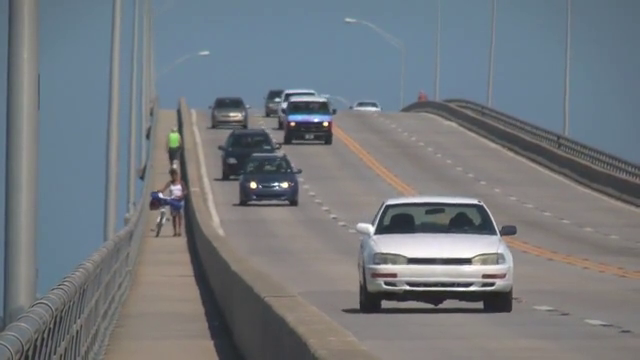
#> input picture frame 91 of data/slow_traffic_small.mp4, 640 x 360 px
$ python Object_tracking_cam_shift.py
#> lines starting #> are read from the running program, lines starting #| are printed output that depends on the picture; after the words box and inside, x2 and y2 are one past the last pixel; in counts of white or black regions, pixels touching at a corner belong together; long printed decimals are rounded
import numpy as np
import cv2

cap = cv2.VideoCapture('data/slow_traffic_small.mp4')

#  take first frame of the video\

ret, frame = cap.read()
#> frame is the input picture: shape (360, 640, 3); mean B, G, R 126.6, 121.2, 115.7

#  setup initial location of window \

x, y, w, h = 300, 200, 100, 50
track_window = (x, y, w, h)

#  set up the ROI for tracking \

roi = frame[y:y+h, x:x+w]
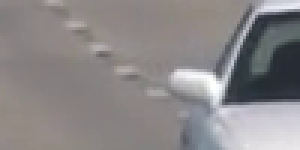
#> roi: shape (50, 100, 3) (shown 3 times larger); mean B, G, R 135.9, 135.1, 138.4
hsv_roi = cv2.cvtColor(roi, cv2.COLOR_BGR2HSV)
#> hsv_roi: shape (50, 100, 3); mean H, S, V 49.6, 19.4, 141.7
mask = cv2.inRange(hsv_roi, np.array((0., 60., 32.)), np.array((180., 255., 255.)))
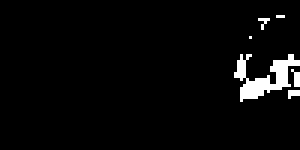
#> mask: shape (50, 100) (shown 3 times larger); 3.5% white; 6 white regions (5 under 20 px), largest, box (x1, y1, x2, y2) and area: (78, 18, 100, 34) 145
roi_hist = cv2.calcHist([hsv_roi], [0], mask, [180], [0, 180])
#> roi_hist = 180 values, max 61 at index 108, min 0 at index 0, mean 0.978
cv2.normalize(roi_hist, roi_hist, 0, 255, cv2.NORM_MINMAX)

#  Setup the termination criteria, either 10 iteration or move by at least 1 point
term_crit = (cv2.TERM_CRITERIA_EPS | cv2.TERM_CRITERIA_COUNT, 10, 1)

while True:
    ret, frame = cap.read()
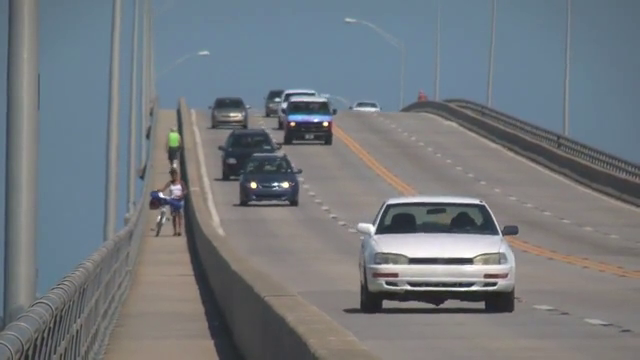
#> input picture frame 92 of data/slow_traffic_small.mp4, 640 x 360 px
#> frame is the input picture: shape (360, 640, 3); mean B, G, R 126.3, 121.1, 115.4
    if ret == False:
        break

    hsv = cv2.cvtColor(frame, cv2.COLOR_BGR2HSV)
#> hsv: shape (360, 640, 3); mean H, S, V 67.5, 39.8, 131.5
    dst = cv2.calcBackProject([hsv], [0], roi_hist, [0, 180], 1)
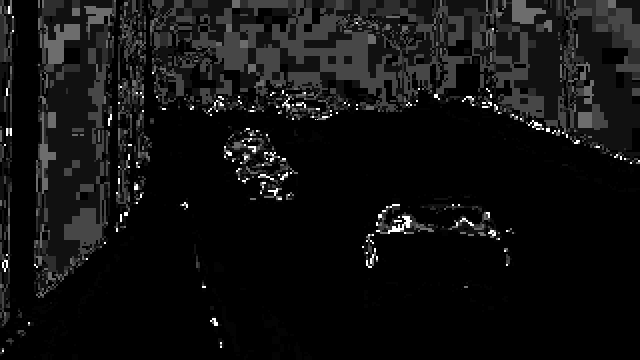
#> dst: shape (360, 640); min 0, max 255, mean 17
    #Apply camshift to get the new location
    ret, track_window = cv2.CamShift(dst, track_window, term_crit)
#> ret = ((398, 226), (42.78, 91.15), 70.76); track_window = (354, 205, 88, 42)
    print(ret)
#| ((398.0, 226.0), (42.784, 91.152), 70.762)
    #Draw it on image using rotation:
    pts = cv2.boxPoints(ret)
#> pts = [[347.9, 220.8], [434, 190.8], [448.1, 231.2], [362, 261.2]]
    print(pts)
#| [[347.921 220.819]
#|  [433.982 190.785]
#|  [448.079 231.181]
#|  [362.018 261.215]]
    pts = np.int64(pts)
#> pts = [[347, 220], [433, 190], [448, 231], [362, 261]]
    final_image = cv2.polylines(frame, [pts], isClosed=True, color=(0, 255, 0), thickness= 3)

    cv2.imshow('final_image', final_image)
    cv2.imshow('backprojected window', dst)

    k = cv2.waitKey(30) & 0xff
#> (key Esc is pressed here)
    if k==27:
        break

cap.release()
cv2.destroyAllWindows()

$ run again, starting later in the video
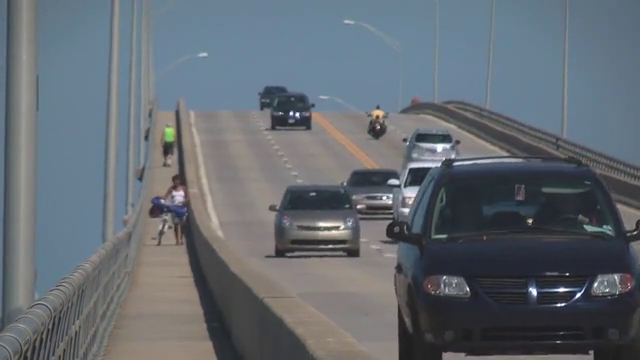
#> input picture frame 411 of data/slow_traffic_small.mp4, 640 x 360 px
#> frame is the input picture: shape (360, 640, 3); mean B, G, R 113.8, 106.6, 99.3
#> hsv_roi: shape (50, 100, 3); mean H, S, V 82.5, 22.5, 104.8
#> `mask = cv2.inRange(hsv_roi, np.array((0., 60., 32.)), np.array((180., ..`:
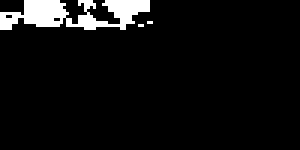
#> mask: shape (50, 100) (shown 3 times larger); 6% white; 3 white regions (2 under 20 px), largest, box (x1, y1, x2, y2) and area: (0, 0, 50, 10) 295
#> roi_hist = 180 values, max 108 at index 106, min 0 at index 0, mean 1.66
#> hsv: shape (360, 640, 3); mean H, S, V 81.5, 45.6, 117.2
#> `dst = cv2.calcBackProject([hsv], [0], roi_hist, [0, 180], 1)`:
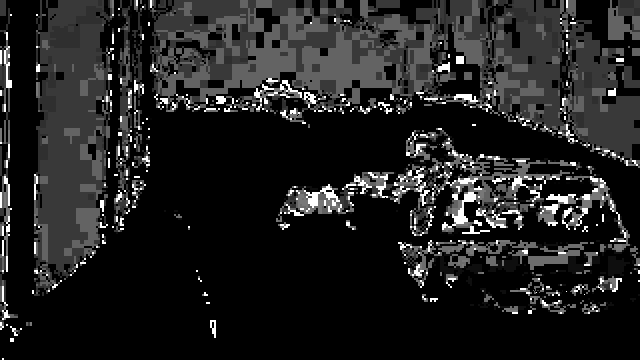
#> dst: shape (360, 640); min 0, max 255, mean 33.2
#> ret = ((333.5, 197.5), (38.13, 125.6), 73.86); track_window = (272, 178, 123, 39)
#| ((333.5, 197.5), (38.134, 125.570), 73.862)
#> `pts = cv2.boxPoints(ret)`: pts = [[267.9, 196.6], [388.5, 161.7], [399.1, 198.4], [278.5, 233.3]]
#| [[267.889 196.635]
#|  [388.511   161.733  ]
#|  [399.111 198.365]
#|  [278.489   233.267  ]]
#> `pts = np.int64(pts)`: pts = [[267, 196], [388, 161], [399, 198], [278, 233]]

$ run again, starting later in the video
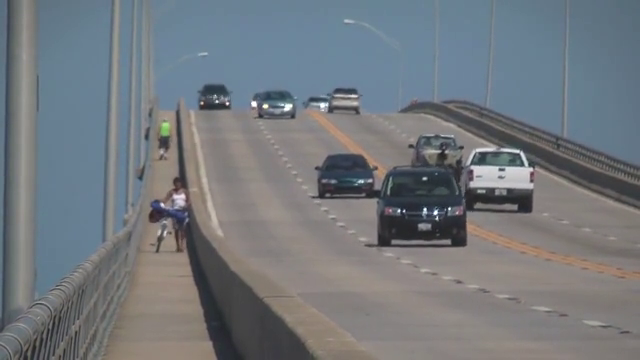
#> input picture frame 731 of data/slow_traffic_small.mp4, 640 x 360 px
#> frame is the input picture: shape (360, 640, 3); mean B, G, R 125.5, 120.3, 115.1
#> hsv_roi: shape (50, 100, 3); mean H, S, V 44.6, 17.7, 124.2
#> `mask = cv2.inRange(hsv_roi, np.array((0., 60., 32.)), np.array((180., ..`:
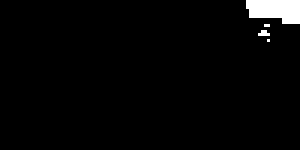
#> mask: shape (50, 100) (shown 3 times larger); 2.5% white; 4 white regions (3 under 20 px), largest, box (x1, y1, x2, y2) and area: (82, 0, 100, 8) 117
#> roi_hist = 180 values, max 44 at index 107, min 0 at index 0, mean 0.7
#> hsv: shape (360, 640, 3); mean H, S, V 65.1, 40, 130.7
#> `dst = cv2.calcBackProject([hsv], [0], roi_hist, [0, 180], 1)`:
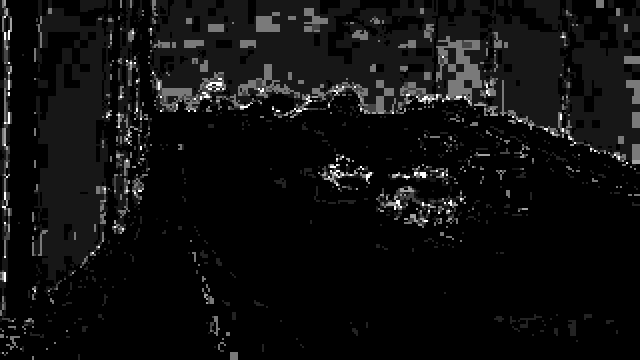
#> dst: shape (360, 640); min 0, max 255, mean 14.8
#> ret = ((417.5, 198.5), (64.12, 107.1), 106.7); track_window = (365, 167, 105, 63)
#| ((417.5, 198.5), (64.119, 107.140), 106.678)
#> `pts = cv2.boxPoints(ret)`: pts = [[375.4, 152.4], [478, 183.2], [459.6, 244.6], [357, 213.8]]
#| [[375.3846  152.415]
#|  [478.017 183.164]
#|  [459.6154  244.585]
#|  [356.983 213.836]]
#> `pts = np.int64(pts)`: pts = [[375, 152], [478, 183], [459, 244], [356, 213]]
